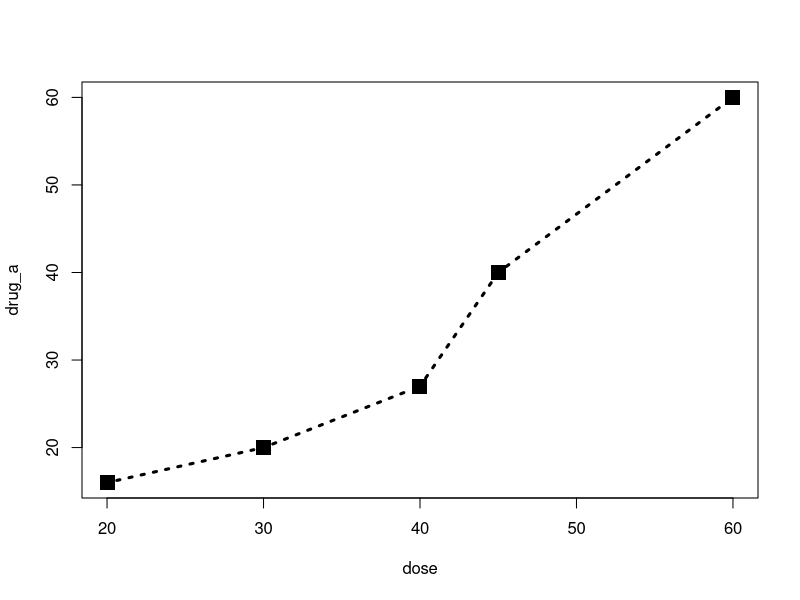
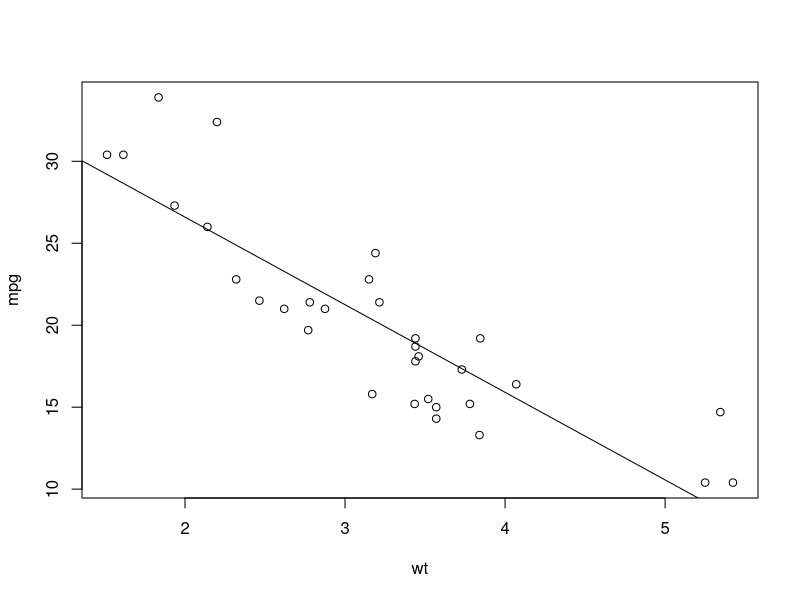
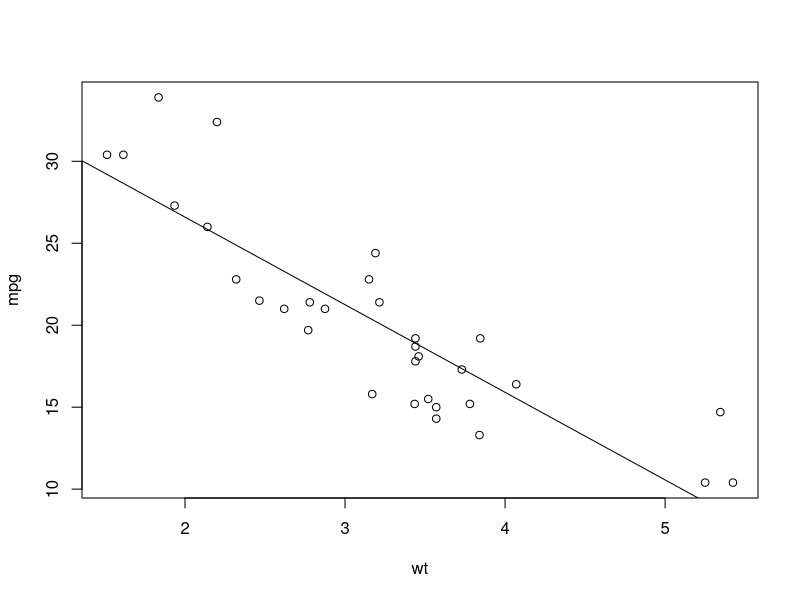
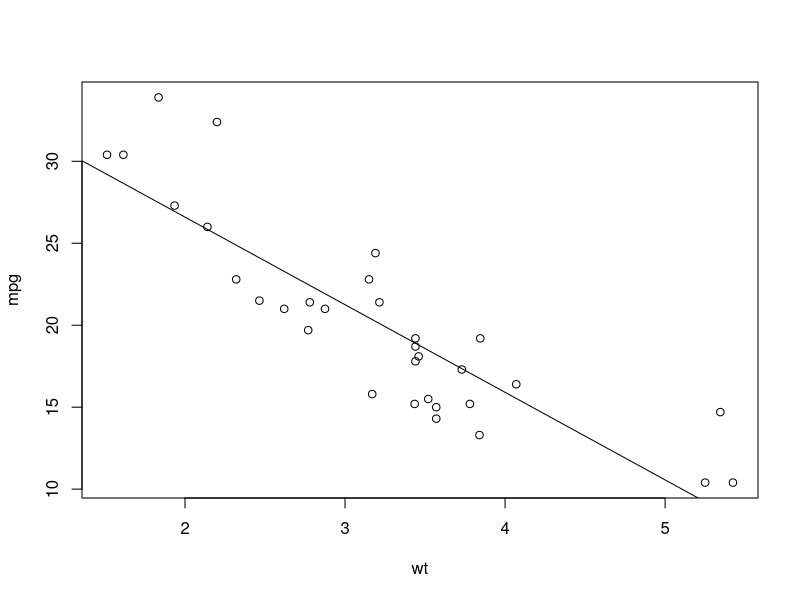

Reproduce these figures in R, in order. (Note: this script raises an error after producing the figures.)
# to create a new window to show several graghs
dev.new()
attach(mtcars)
plot(wt, mpg)
abline(lm(mpg ~ wt)) # abline() 添加参考线或回归线
dev.new()
plot(wt, mpg)
abline(lm(mpg ~ wt)) # abline() 添加参考线或回归线
detach()


# to save gragh as pdf
pdf("./img/wt_mpg.pdf")
attach(mtcars)
plot(wt, mpg)
abline(lm(mpg ~ wt)) # abline() 添加参考线或回归线
dev.off()
detach()

# 图形参数(字体， 颜色， 坐标轴， 标签......)
##  符号和线条
dose <- c(20, 30, 40, 45, 60)
drug_a <- c(16, 20, 27, 40, 60)
drug_b <- c(15, 18, 25, 31, 40)
plot(dose, drug_a, type = "b", lty = 3, lwd = 3,
     pch = 15, cex = 2)

## can also use par()
## par: Graphics Parameters
opar < - par(no.readonly = TRUE) # make a copy of current setting
#######################################
## Here are some parameters in par()
## parameter:
##           lty: line type
##           pch: point character
##           cex: character expansion
##           lwd: line width
#######################################
par(lty = 3, lwd = 3, pch = 15, cex = 2)
plot(dose, drug_a, type = "b")
par(opar)

## 颜色
### 颜色的表示: 颜色下标, 颜色名称, 十六进制颜色值, RGB值或HSV值
### parameters of col
###########################################
## Parameter:
##           col     : 颜色向量
##           col.axis: 坐标轴刻度文字颜色
##           col.lab : 坐标轴标签颜色
##           col.main: 标题颜色
##           col.sub : 副标题颜色
##           fg      ：图形前景色
##           bg      : 图形背景色
###########################################


## 文本属性
### 可以指定文本的字号, 字体, 和字样
### cex
### parameters of cex
###########################################
## Parameter
##           cex     : 符号缩放倍数
##           cex.axis: 坐标轴刻度文字缩放倍数
##           cex.lab : 坐标轴标签文字缩放倍数
##           cex.main: 标题文字缩放倍数
##           cex.sub : 副标题文字缩放倍数
###########################################


### font
### parameters of font
###########################################
## Parameter
##           font     : 字体样式
##           font.axis: 坐标轴刻度文字字体样式
##           font.lab : 坐标轴标签文字字体样式
##           font.main: 标题文字字体样式
##           font.sub : 副标题文字字体样式
###########################################

### 图形尺寸与边界尺寸
############################################################################
#### Parameter
##            pin: 以英寸表示图形尺寸(宽和高)
##            mai: 以数值向量表示的边界大小, 顺序为 "下, 上, 左, 右", 单位为英寸
##            mar: 以数值向量表示的边界大小, 顺序为 "下, 上, 左, 右", 单位为英分
############################################################################
